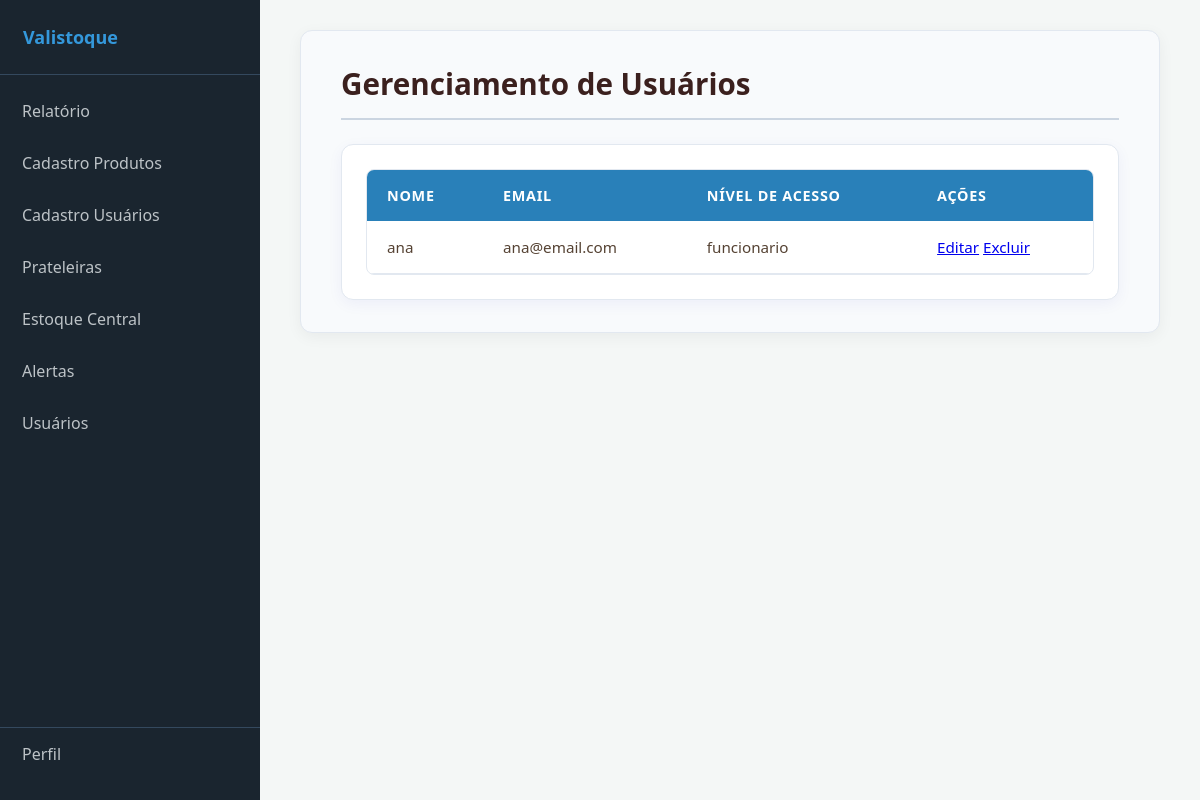
/paginas/ListaUsuarios.php, run on the app's committed database.
### tables this page shows
CREATE TABLE `usuarios` (
  `id` int NOT NULL AUTO_INCREMENT,
  `nome` varchar(100) NOT NULL,
  `email` varchar(150) NOT NULL,
  `cpf` varchar(14) NOT NULL,
  `senha` varchar(255) NOT NULL,
  `tipo` varchar(15) NOT NULL,
  `criado_em` timestamp NULL DEFAULT CURRENT_TIMESTAMP,
  PRIMARY KEY (`id`),
  UNIQUE KEY `email` (`email`),
  UNIQUE KEY `cpf` (`cpf`)
);

### paginas/ListaUsuarios.php (the view, shortened to what this page needs)
<?php
require_once __DIR__ . "/../php/config.php";
try {
    $stmt = $pdo->query("SELECT id, nome, email, cpf, tipo FROM usuarios ORDER BY id DESC");
    $usuarios = $stmt->fetchAll(PDO::FETCH_ASSOC);
} catch (PDOException $e) {
    die("Erro ao buscar usuários: " . $e->getMessage());
}
?>
<!DOCTYPE html>
<html lang="pt-BR">
<head>
    <link rel="stylesheet" href="../css/style.css">
    <link rel="stylesheet" href="../css/ListaUsuarios.css">
</head>
<body>
    <nav class="nav">
    <div class="header-nav">Valistoque</div>
    <ul>
        <li><a href="relatorio.html">Relatório</a></li>
        <li><a href="produtos.php">Cadastro Produtos</a></li>
        <li><a href="usuarios.php">Cadastro Usuários</a></li>
        <li><a href="prateleira.html">Prateleiras</a></li>
        <li><a href="estoque.php">Estoque Central</a></li>
        <li><a href="alertas.php">Alertas</a></li>
        <li><a href="ListaUsuarios.php">Usuários</a></li>
        <li style="margin-top: auto; border-top: 1px solid #34495e;">
            <a href="perfil.php">Perfil</a>
        </li>
    </ul>
    </nav>
        <main>
<div class="Usuarios-header">
    <h2>Gerenciamento de Usuários</h2>
    <div class="container-tabelasUsuarios">
        <div>
            <table id="tabela-usuario">
                <thead>
                    <tr>
                        <th>Nome</th>
                        <th>Email</th>
                        <th>Nível de Acesso</th>
                        <th>Ações</th>
                    </tr>
                </thead>
              <tbody>
    <?php if (empty($usuarios)): ?>
        <tr>
            <td colspan="4" style="text-align: center;">Nenhum usuário cadastrado.</td>
        </tr>
    <?php else: ?>
        <?php foreach ($usuarios as $usuario): ?>
            <tr>
                <td><?= htmlspecialchars($usuario['nome']) ?></td>
                <td><?= htmlspecialchars($usuario['email']) ?></td>
                <td><?= htmlspecialchars($usuario['tipo']) ?></td>
                <td>
                    <a href="usuarios.php?editar_id=<?= $usuario['id'] ?>" class="btn-editar">Editar</a>
                    <a href="../php/excluir_usuario.php?id=<?= $usuario['id'] ?>"
                       class="btn-excluir"
                       onclick="return confirm('Tem certeza que deseja excluir o usuário: <?= htmlspecialchars($usuario['nome'], ENT_QUOTES) ?>?');">
                       Excluir
                    </a>
                </td>
            </tr>
        <?php endforeach; ?>
    <?php endif; ?>
</tbody>
            </table>
        </div>
    </div>
</div>
        </main>
</body>
</html>

### css/style.css (style rules this page uses)
* { margin: 0; padding: 0; box-sizing: border-box; font-family: 'Segoe UI', Tahoma, Geneva, Verdana, sans-serif; }
body { background-color: #f4f7f6; padding-left: 260px; }
.nav { width: 260px; height: 100vh; background-color: #1a252f; position: fixed; left: 0; top: 0; z-index: 1000; display: flex; flex-direction: column; }
.header-nav { padding: 25px 23px; color: #3498db; font-size: 18px; font-weight: bold; border-bottom: 1px solid #34495e; }
.nav ul { list-style: none; margin-top: 10px; display: flex; flex-direction: column; flex-grow: 1; padding-bottom: 20px; }
.nav ul li a { display: block; color: #bdc3c7; padding: 15px 22px; text-decoration: none; transition: all 0.3s ease; cursor: pointer; }

### css/listaUsuarios.css (style rules this page uses)
main { display: flex; justify-content: center; align-items: flex-start; padding: 30px 40px; width: 100%; box-sizing: border-box; }
.Usuarios-header { background-color: #f8fafc; border: 1px solid #e2e8f0; border-radius: 12px; padding: 32px 40px; width: 100%; max-width: 1400px; box-shadow: 0 4px 15px rgba(0, 0, 0, 0.05); margin-bottom: 24px; box-sizing: border-box; }
.Usuarios-header h2 { font-family: 'Plus Jakarta Sans', system-ui, -apple-system, sans-serif; font-size: 1.85rem; font-weight: 700; color: #3b201e; margin: 0 0 24px 0; padding-bottom: 14px; border-bottom: 2px solid #cbd5e1; }
.container-tabelasUsuarios { background-color: #ffffff; border-radius: 12px; box-shadow: 0 4px 15px rgba(14, 9, 167, 0.05); border: 1px solid #e2e8f0; padding: 24px; display: flex; flex-direction: column; gap: 20px; width: 100%; box-sizing: border-box; }
#tabela-usuario { width: 100%; border-collapse: separate; border-spacing: 0; border-radius: 8px; overflow: hidden; border: 1px solid #e2e8f0; }
#tabela-usuario thead { background-color: #2980b9; color: #ffffff; }
#tabela-usuario th { padding: 16px 20px; text-align: left; font-size: 0.9rem; font-weight: 600; text-transform: uppercase; letter-spacing: 0.05em; }
#tabela-usuario tbody tr { transition: background-color 0.2s ease; border-bottom: 1px solid #e2e8f0; }
#tabela-usuario td { padding: 16px 20px; font-size: 0.95rem; color: #554233; border-bottom: 1px solid #e2e8f0; }

### data on the page
usuarios: nome "ana", email "ana@email.com", tipo "funcionario"
